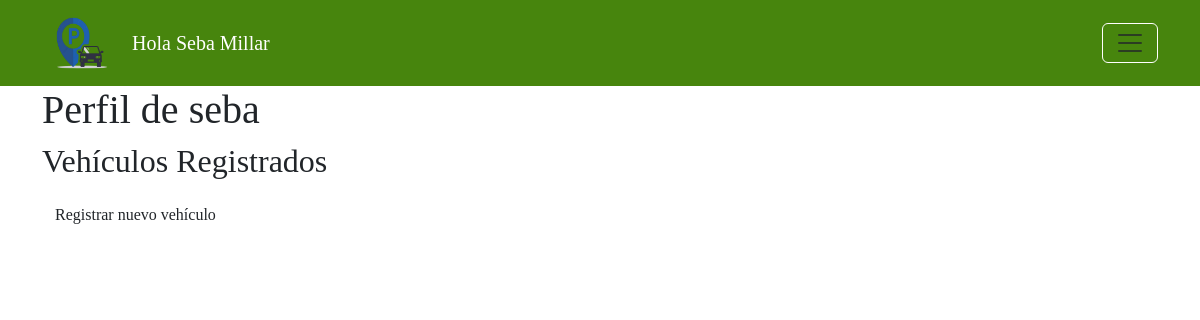
Screenshot of /perfil/ (signed in) with the database file from the repository.
### app/models.py (models this page shows)
class User(AbstractUser):
    is_cliente = models.BooleanField(default=False)
    is_dueno = models.BooleanField(default=False)
    nombre = models.CharField(max_length=100)
    apellido= models.CharField(max_length=100)
    telefono = models.CharField(max_length=20)
    rut = models.CharField(max_length=20)

class Cliente(models.Model):
    user = models.OneToOneField(User, on_delete = models.CASCADE, primary_key = True)
    def obtener_vehiculos(self):
        return Vehiculo.objects.filter(cliente=self)

### app/views.py (the view)
# urls.py: path('perfil/', views.perfil, name='perfil'),
def perfil(request):
        cliente = Cliente.objects.get(user=request.user)
        return render(request, 'accounts/perfil.html', {'cliente': cliente})

### app/templates/accounts/perfil.html (shortened to what this page needs)
{% extends 'estacionamiento/base.html' %}
{% block content %}
  <h1>Perfil de {{ cliente.user.username }}</h1>
  <h2>Vehículos Registrados</h2>
  <a class='btn' href="{% url 'registro_vehiculo' %}">Registrar nuevo vehículo</a>
{% endblock %}

### app/templates/estacionamiento/base.html (shortened to what this page needs)
{% load static %}
<head>
    <link rel="stylesheet" href="https://cdn.jsdelivr.net/npm/bootstrap/dist/css/bootstrap.min.css">
    <link rel="stylesheet" href="{% static 'custom.css' %}">
</head>
<body>
    <nav class="navbar nav ml-auto">
        <div class="container">
            <a class="navbar-brand" href="{% url 'index' %}">
                <img src="{% static 'img/Logo.png' %}" alt="Logo" width="80" height="60" class="d-inline-block align-text-top">
                {% if user.is_authenticated %}
                    <span style="color: white;">Hola {{ user.nombre}} {{ user.apellido }}</span>
                {% endif %}
            </a>
            <button class="navbar-toggler" type="button" data-bs-toggle="collapse" data-bs-target="#navbarNav"
                aria-controls="navbarNav" aria-expanded="false" aria-label="Toggle navigation"
                style="background-color: transparent; border: 1px solid white;">
                <span class="navbar-toggler-icon"></span>
            </button>
        </div>
    </nav>
    <div class="container">
        {% block content %}
        {% endblock %}
    </div>
</body>

### app/static/custom.css (style rules this page uses)
.navbar { background-color: rgb(71, 133, 13); }
.navbar-brand { display: flex; align-items: center; }
.navbar-brand img { margin-right: 10px; }
* { font-family: "Times New Roman", sans-serif; }
button { background-color: rgb(71, 133, 13); color: #ffffff; transition: background-color 0.2s; }

### rows the page displays
User: nombre "Seba", apellido "Millar"
Cliente: user.username "seba"
